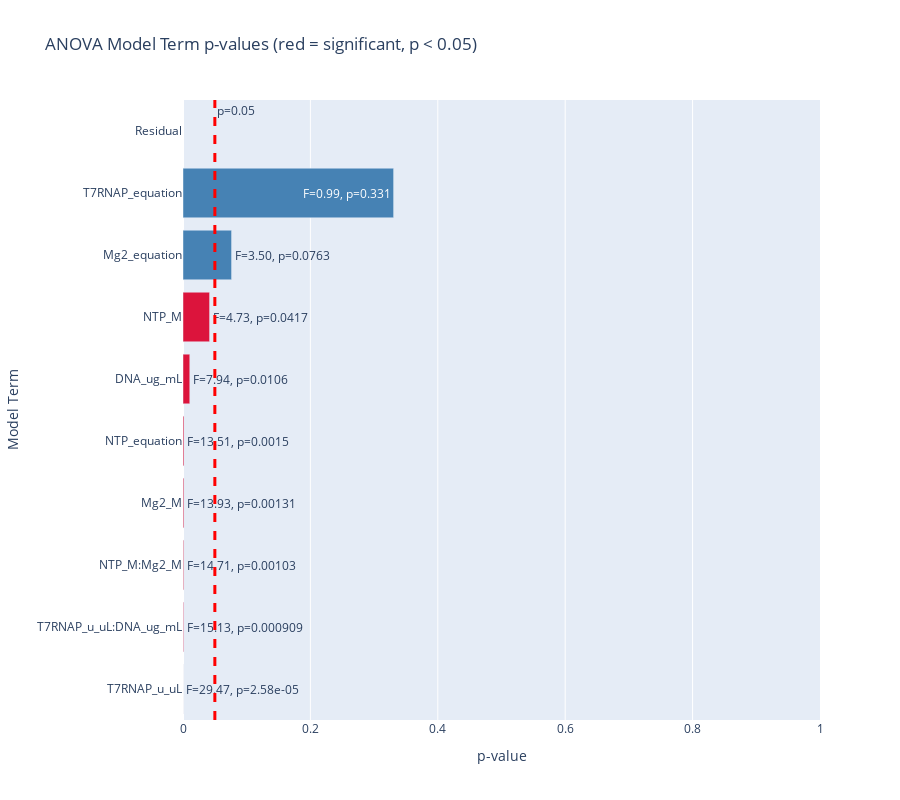

Notebook code cell kept with this figure:
### Code cell
ntp = experimental_conditions[schema.IVTReactionSchema.NTP_M.value].values.ravel()
ntp_equation = -8240.881 * ntp**2 + 549.265 * ntp**1 + -2.635 * ntp**0
t7_rnap = experimental_conditions[schema.IVTReactionSchema.T7RNAP_u_uL.value].values.ravel()
t7_rnap_equation = 0.000 * t7_rnap**2 - 0.003 * t7_rnap + 2.444 * t7_rnap**0
mg2 = experimental_conditions[schema.IVTReactionSchema.Mg2_M.value].values.ravel()
mg2_equation = -2137.944 * mg2**2 + 248.926 * mg2 + -1.388 * mg2**0

# Use descriptive variable names

anova_data = pd.DataFrame(
    data={
        "RNA_Yield": response.values.ravel(),
        "NTP_M": experimental_conditions[X_columns[0]].values.ravel(),
        "T7RNAP_u_uL": experimental_conditions[X_columns[1]].values.ravel(),
        "DNA_ug_mL": experimental_conditions[X_columns[2]].values.ravel(),
        "Mg2_M": experimental_conditions[X_columns[3]].values.ravel(),
        "NTP_equation": ntp_equation,
        "T7RNAP_equation": t7_rnap_equation,
        "Mg2_equation": mg2_equation,
    }
)

# Build formula with all main effects and all interaction effects (up to 5-way)
formula = "RNA_Yield ~ NTP_M + T7RNAP_u_uL + Mg2_M + NTP_M * Mg2_M + T7RNAP_u_uL * DNA_ug_mL + NTP_equation + T7RNAP_equation + Mg2_equation"
lm = ols(formula=formula, data=anova_data).fit()

# Show full model summary
print(lm.summary())

# ANOVA table
anova_results = anova_lm(lm)

print("\nANOVA Table:")
print(anova_results)


# Extract p-values and F-statistics
anova_results = anova_results.reset_index().rename(columns={"index": "Term"})
anova_results["Significant"] = anova_results["PR(>F)"] < 0.05


# Plot p-values for all terms
fig = go.Figure(
    data=[
        go.Bar(
            y=anova_results["Term"],
            x=anova_results["PR(>F)"],
            orientation="h",
            marker_color=[
                "crimson" if sig else "steelblue"
                for sig in anova_results["Significant"]
            ],
            text=[
                f"F={fval:.2f}, p={pval:.3g}"
                for fval, pval in zip(anova_results["F"], anova_results["PR(>F)"])
            ],
            hoverinfo="text",
        )
    ]
)

fig.add_vline(
    x=0.05,
    line_width=3,
    line_dash="dash",
    line_color="red",
    annotation_text="p=0.05",
    annotation_position="top right",
)
fig.update_xaxes(title="p-value", range=[0, 1])
fig.update_yaxes(title="Model Term")
fig.update_layout(
    barmode="stack",
    title_text="ANOVA Model Term p-values (red = significant, p < 0.05)",
    yaxis={"categoryorder": "total ascending"},
    height=800,
)

### Figure 1 — Plotly figure (JSON) as saved in the notebook; plotly's stock layout.template omitted (floating-point values rounded to 4 significant figures)
{"data": [{"hoverinfo": "text", "marker": {"color": ["crimson", "crimson", "crimson", "crimson", "crimson", "crimson", "crimson", "steelblue", "steelblue", "steelblue"]}, "orientation": "h", "text": ["F=4.73, p=0.0417", "F=29.47, p=2.58e-05", "F=13.93, p=0.00131", "F=14.71, p=0.00103", "F=7.94, p=0.0106", "F=15.13, p=0.000909", "F=13.51, p=0.0015", "F=0.99, p=0.331", "F=3.50, p=0.0763", "F=nan, p=nan"], "type": "bar", "x": [0.04172, 2.584e-05, 0.001315, 0.001035, 0.01064, 0.0009092, 0.001498, 0.3306, 0.07626, NaN], "y": ["NTP_M", "T7RNAP_u_uL", "Mg2_M", "NTP_M:Mg2_M", "DNA_ug_mL", "T7RNAP_u_uL:DNA_ug_mL", "NTP_equation", "T7RNAP_equation", "Mg2_equation", "Residual"]}], "layout": {"annotations": [{"showarrow": false, "text": "p=0.05", "x": 0.05, "xanchor": "left", "xref": "x", "y": 1, "yanchor": "top", "yref": "y domain"}], "barmode": "stack", "height": 800, "shapes": [{"line": {"color": "red", "dash": "dash", "width": 3}, "type": "line", "x0": 0.05, "x1": 0.05, "xref": "x", "y0": 0, "y1": 1, "yref": "y domain"}], "title": {"text": "ANOVA Model Term p-values (red = significant, p < 0.05)"}, "xaxis": {"range": [0, 1], "title": {"text": "p-value"}}, "yaxis": {"categoryorder": "total ascending", "title": {"text": "Model Term"}}}}
